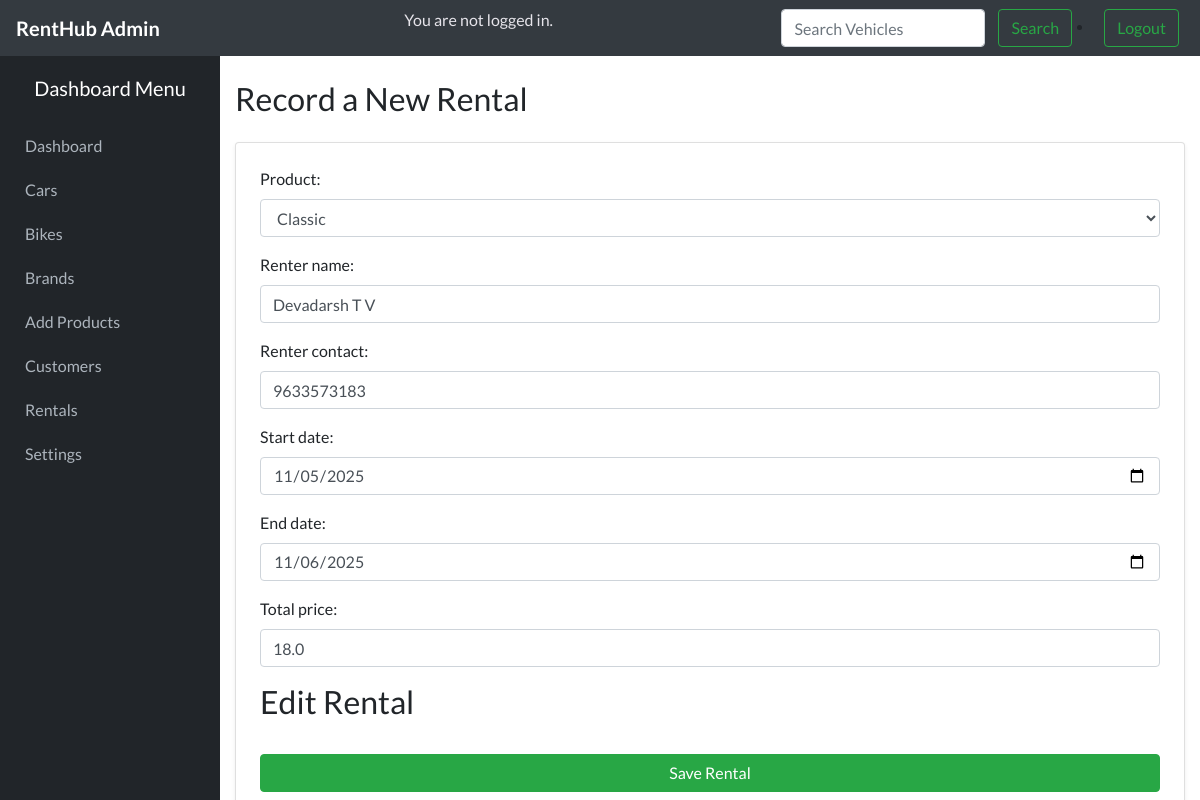
Screenshot of /edit_rental/4/ with the database file from the repository.
### home/models.py (models this page shows, shortened)
class Rental(models.Model):
    product = models.ForeignKey('Product', on_delete=models.CASCADE)
    renter_name = models.CharField(max_length=100)
    renter_contact = models.CharField(max_length=15, blank=True, null=True)
    start_date = models.DateField()
    end_date = models.DateField()
    total_price = models.FloatField()
    status = models.CharField(
        max_length=20,
        choices=[
            ('Active', 'Active'),
            ('Completed', 'Completed'),
        ],
        default='Active'
    )
    created_at = models.DateTimeField(default=timezone.now)

### home/views.py (the view)
# urls.py: path('edit_rental/<int:id>/', views.edit_rentalfn, name='edit_rental'),
def edit_rentalfn(request, id):
    rental = get_object_or_404(Rental, id=id)
    if request.method == 'POST':
        form = RentalForm(request.POST, instance=rental)
        if form.is_valid():
            form.save()
            messages.success(request, "Rental updated successfully!")
            return redirect('rental_list')
        else:
            messages.error(request, "Please correct the errors below.")
    else:
        form = RentalForm(instance=rental)
        available_products = product.objects.filter(is_available=True) | product.objects.filter(id=rental.product.id)
        form.fields['product'].queryset = available_products.distinct()
    return render(request, 'add_rental.html', {
        'form': form,
        'edit_mode': True
    })

### home/forms.py
class RentalForm(forms.ModelForm):
    class Meta:
        model = Rental
        fields = [
            'product',
            'renter_name',
            'renter_contact',
            'start_date',
            'end_date',
            'total_price'
        ]
        widgets = {
            'renter_name': forms.TextInput(attrs={'class': 'form-control', 'placeholder': 'Enter customer name'}),
            'renter_contact': forms.TextInput(attrs={'class': 'form-control', 'placeholder': 'Contact number'}),
            'start_date': forms.DateInput(attrs={'type': 'date', 'class': 'form-control'}),
            'end_date': forms.DateInput(attrs={'type': 'date', 'class': 'form-control'}),
            'total_price': forms.NumberInput(attrs={'class': 'form-control', 'placeholder': 'Total amount'}),
        }
    def __init__(self, *args, **kwargs):
        super().__init__(*args, **kwargs)
        self.fields['product'].queryset = product.objects.filter(is_available=True)
        self.fields['product'].widget.attrs.update({'class': 'form-control'})

### home/models.py (called while the page is built)
    def __str__(self):
        return self.name

### home/templates/add_rental.html (shortened to what this page needs)
{% extends 'base.html' %}
{% block content %}
<div class="container mt-4">
  <h2 class="mb-4">Record a New Rental</h2>
  <div class="card p-4 shadow-sm">
    <form method="POST">
      {{ form.as_p }}
      <h2 class="mb-4">
      {% if edit_mode %}Edit Rental
      {% else %} Add Rental{% endif %}
      </h2>
      <button type="submit" class="btn btn-success w-100 mt-2">Save Rental</button>
    </form>
  </div>
</div>
{% endblock %}

### home/static/css/base.css (style rules this page uses)
body { background-color: #f4f6f9; font-family: "Lato", sans-serif; margin: 0; padding: 0; }

### rows the page displays
Rental: product "Classic", renter_name "Devadarsh T V", renter_contact "9633573183", start_date "11/05/2025", end_date "11/06/2025", total_price "18.0"
